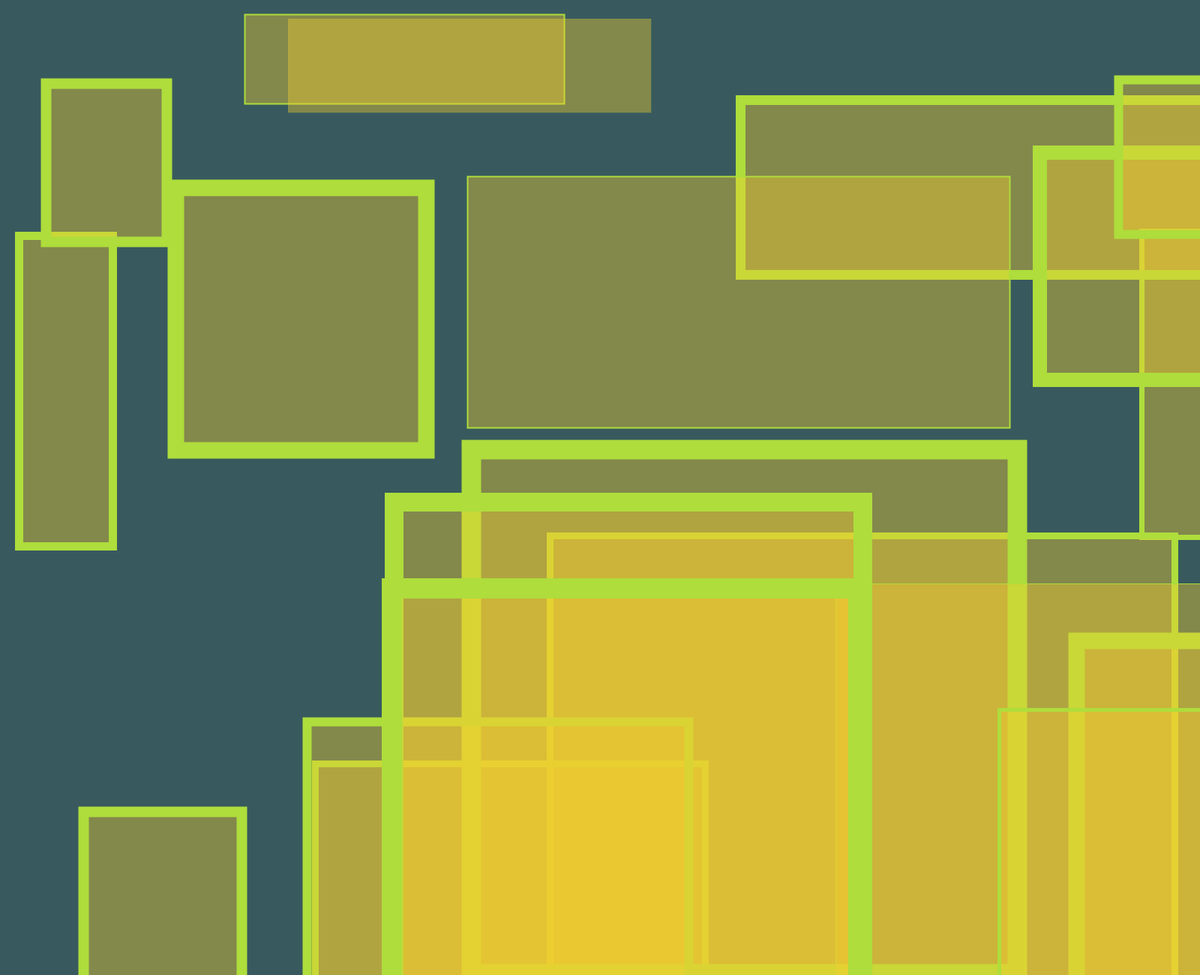
Frame 1 (no input)
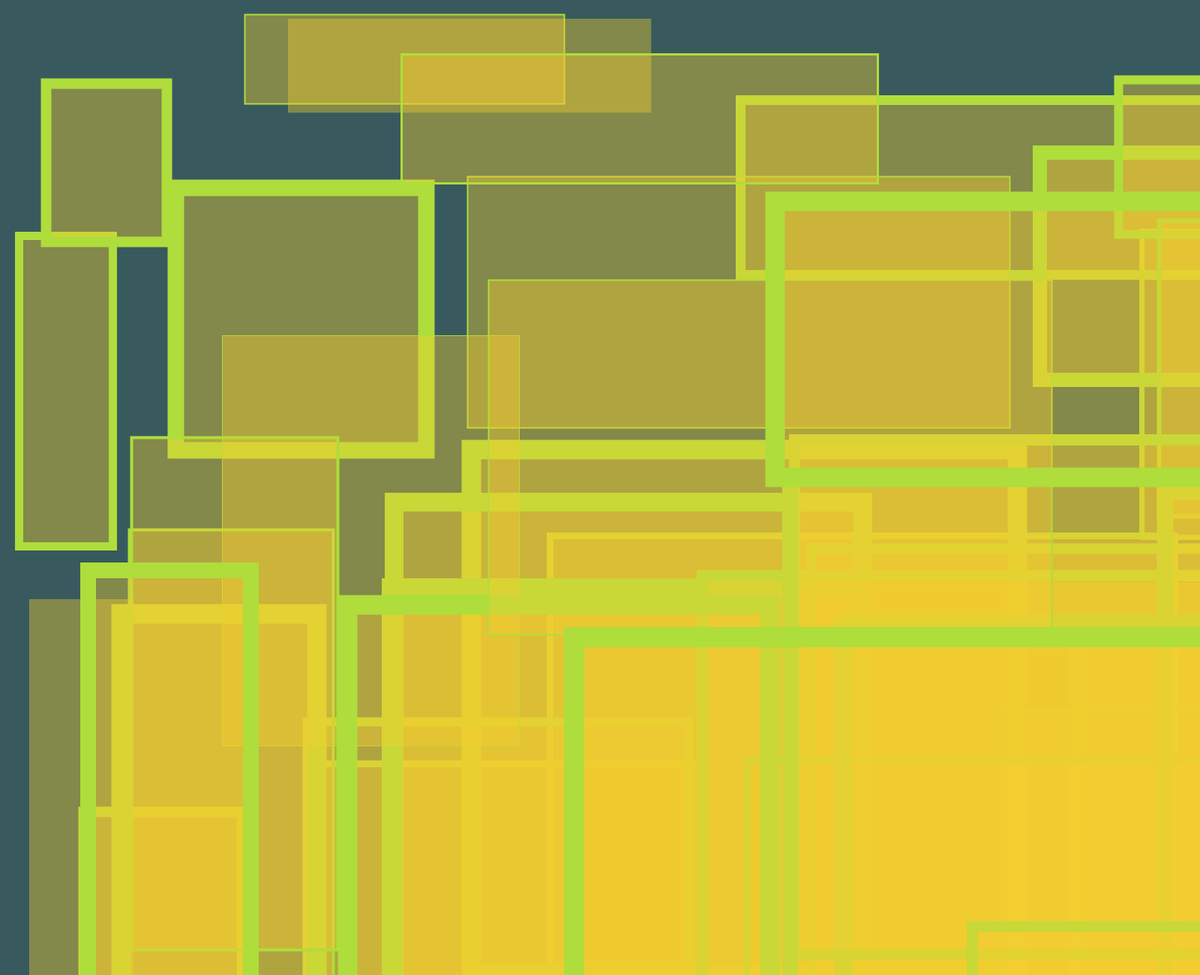
Frame 2 (the mouse pressed at the canvas centre, redrawn once)

The Processing sketch that drew these frames (run headless with seeded random() and noise(); the mouse was pressed at the canvas centre and the sketch redrawn once):

// Processing sketch: Trial_4_different_stroke_weight
// ── Trial_4_different_stroke_weight.pde
void setup() {
 size(1600, 1300);
 smooth();
 noLoop();
 fill(242,204,47,102);

 background(56,90,94);
 }
 void draw() {
 for (int i = 0; i < 20; i++) { // Draw `10 X shapes
 drawX(int(random(255)), int(random(30)),
 int(random(width)), int(random(height)), 100);
 }
 }
 void drawX(int gray, int weight, int x, int y, int size) {
 stroke(gray);
 strokeWeight(weight);
 stroke(174,221,60);

rect(x, y, x+size, y+size);

 }
